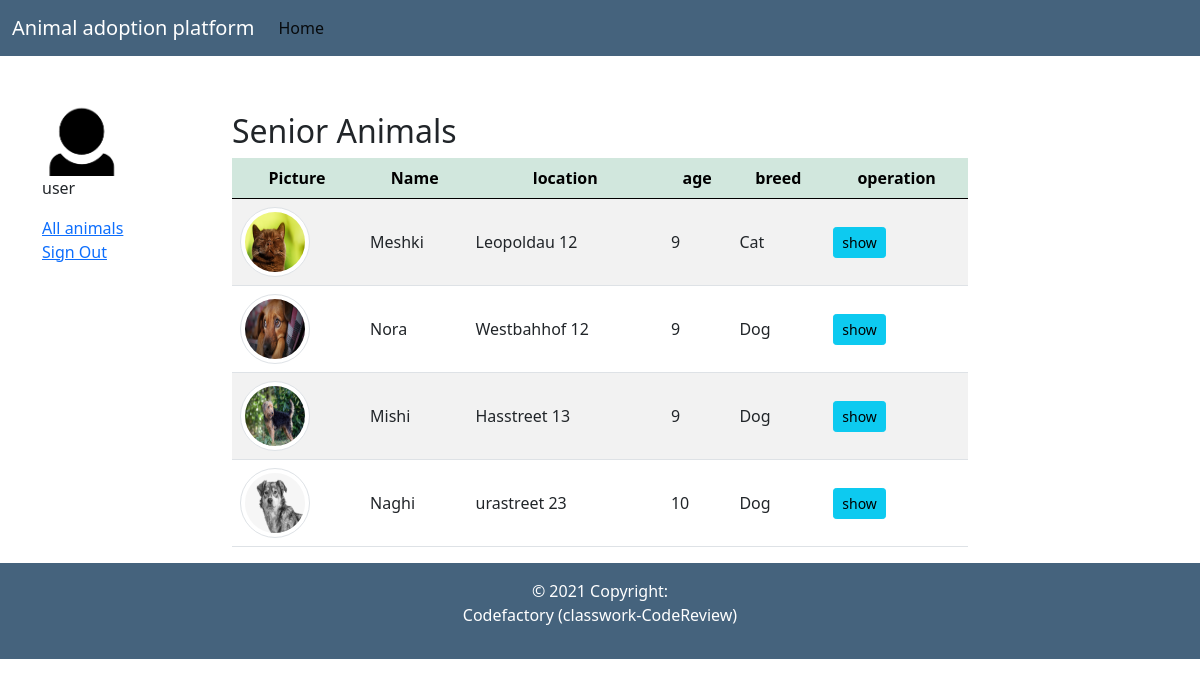
Page /animals/senior.php (signed in) on the committed database.
### tables this page shows
CREATE TABLE `animals` (
  `id` int(11) NOT NULL,
  `name` varchar(255) NOT NULL,
  `location` varchar(255) NOT NULL,
  `description` varchar(255) NOT NULL,
  `hobbies` varchar(255) NOT NULL,
  `size` varchar(255) NOT NULL,
  `age` int(11) NOT NULL,
  `breed` varchar(255) NOT NULL,
  `pic_animal` varchar(255) DEFAULT NULL
);

### animals/senior.php (the view, shortened to what this page needs)
<?php
require_once '../components/db_connect.php';
$sql = "SELECT * FROM animals where age > 8";
$result = mysqli_query($connect, $sql);
$tbody = '';
if ($result->num_rows > 0) {
    while ($row = $result->fetch_array(MYSQLI_ASSOC)) {
        $tbody .= "<tr>
            <td><img class='img-thumbnail rounded-circle' src='pictures/" . $row['pic_animal'] . "' alt=" . $row['pic_animal'] . "></td>
            <td>" . $row['name']."</td>
            <td>" . $row['location'] . "</td>
            <td>" . $row['age'] . "</td>
            <td>" . $row['breed'] . "</td>
           <td> <a  href='../info.php?id=" . $row['id'] . "&previouse_page=seniour'><button class='btn btn-info btn-sm' type='button'>show</button></a></td>
         </tr>";
    }
} else {
    $tbody = "<tr><td colspan='5'><center>No Data Available </center></td></tr>";
}
?>
<!DOCTYPE html>
<html lang="en">
<head>
    <?php require_once '../components/boot.php'?>
</head>
<body>
<nav class="navbar navbar-expand-lg navbar-light" style="background-color: #45637d !important;">
  <div class="container-fluid">
    <a class="navbar-brand text-white" href="#">Animal adoption platform</a>
    <div class="collapse navbar-collapse" id="navbarText">
      <ul class="navbar-nav me-auto mb-2 mb-lg-0">
        <li class="nav-item">
          <a class="nav-link active" aria-current="page" href="#">Home</a>
        </li>
     </ul>
    </div>
  </div>
</nav>
<div class="container mt-5">
    <div class="row">
        <div class="col-2">
        <img class="userImage" src="../pictures/avatar.png" alt="Adm avatar">
        <p class="">user</p>
        <a href="index.php">All animals</a>
        <br/>
        <a href="../logout.php?logout">Sign Out</a>
        </div>
        <div class="col-8 mt-2">
        <p class='h2'>Senior Animals</p>
        <table class='table table-striped'>
            <thead class='table-success'>
                <tr>
                    <th>Picture</th>
                    <th>Name</th>
                    <th>location</th>
                    <th>age</th>
                    <th>breed</th>
                    <th>operation</th>
                </tr>
            </thead>
            <tbody>
            <?=$tbody?>
            </tbody>
        </table>
        </div>
    </div>
</div>
<footer class="text-center text-white " style="background-color: #45637d;width:100%">
       <div class="text-center p-3" style="background-color: #45637d;">
            © 2021 Copyright:
        <p class="text-white" >Codefactory (classwork-CodeReview)</p>
        </div>
        </footer>
</body>
</body>
</html>

### components/boot.php (shortened to what this page needs)
<link href="https://cdn.jsdelivr.net/npm/bootstrap@5.0.0-beta1/dist/css/bootstrap.min.css" rel="stylesheet">

### animals/senior.php (style rules this page uses)
.img-thumbnail { width: 70px !important; height: 70px !important; }
td { text-align: left; vertical-align: middle; }
tr { text-align: center; }
.userImage { width: 80px; height: auto; }

### rows in the picture
animals: pic_animal (picture), name "Meshki", location "Leopoldau 12", age "9", breed "Cat"
animals: pic_animal (picture), name "Nora", location "Westbahhof 12", age "9", breed "Dog"
animals: pic_animal (picture), name "Mishi", location "Hasstreet 13", age "9", breed "Dog"
animals: pic_animal (picture), name "Naghi", location "urastreet 23", age "10", breed "Dog"
